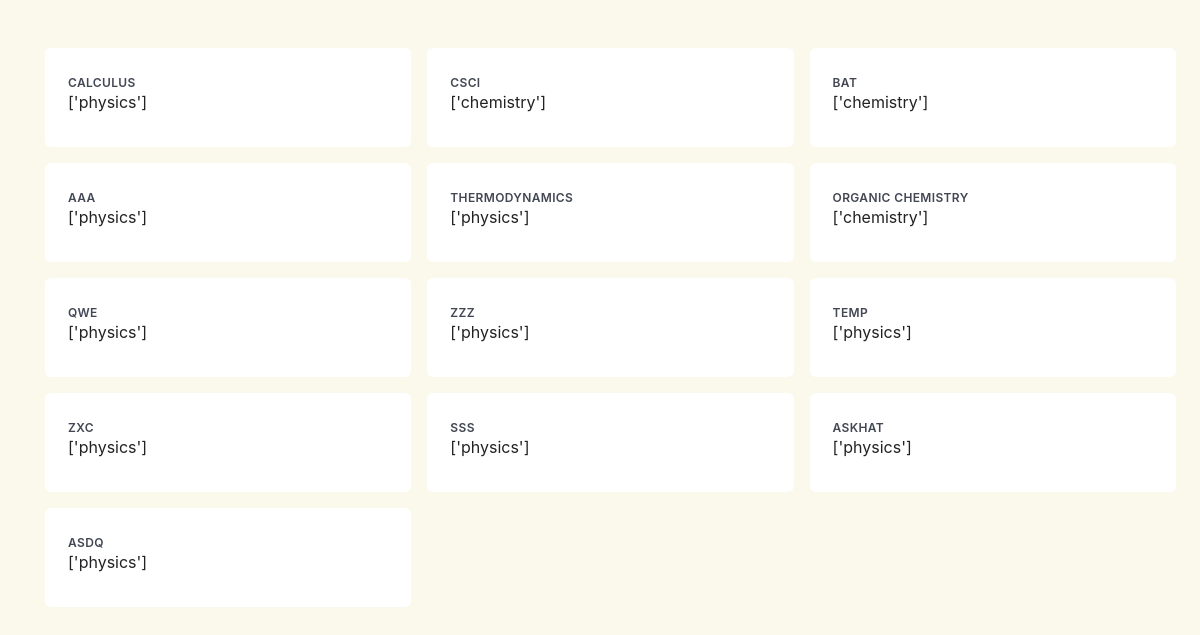
Page /courses/ on the committed database.
### main/models.py (models this page shows, shortened)
class Course(models.Model):
    name = models.CharField(max_length=100, primary_key=True)
    course_type = models.CharField(max_length=100)
    creator_email = models.CharField(max_length=100)

### main/views.py (the view)
# urls.py: path('courses/',views.courses,name="courses"),
def courses(request):
    context = {
        'courses' : Course.objects.all()
    }
    return render(request,'main/courses.html', context)

### main/templates/main/courses.html (shortened to what this page needs)
{% extends "main/base.html" %}
{% load static %}
{% block title %}
    <link rel="stylesheet" type="text/css" href="{% static 'main/homework.css' %}">
{% endblock %}
{% block content %}
<br/>
<br/>
    <div class="wrapper">
        {% for course in courses %}
            <a href="#" class="box">
                <h3 class="topic">
                    {{ course.name }}
                </h3>
                <p class="information">
                    {{ course.course_type }}
                </p>
            </a>
        {% endfor %}
    </div>
{% endblock content %}

### main/static/main/homework.css (style rules this page uses)
body { background-color: #faf9eb; }
.wrapper { display: grid; grid-gap:1em; grid-template-columns: 33% 33% 33%; }
.box { left: 0%; right: 0%; top: 0%; bottom: 0%; background: #FFFFFF; border-radius: 6px; padding-bottom: 15px; }
.topic { padding-bottom: 10px; padding-top: 35px; padding-left: 15px; position: static; height: 15px; left: 0px; top: 0px; font-family: Museo Sans Cyrl 500; font-style: normal; font-weight: 600; font-size: 12px; line-height: 14px; display: flex; align-items: center; letter-spacing: 0.03em; text-transform: uppercase; color: #424754; flex: none; order: 0; align-self: flex-start; margin: 0px 8px; }
.information { padding-left: 15px; position: static; width: 204px; height: 39px; left: 0px; top: 23px; font-family: Museo Sans Cyrl 500; font-style: normal; font-weight: normal; font-size: 16px; line-height: 19px; color: #222224; flex: none; order: 1; align-self: flex-start; margin: 0px 8px; }

### rows in the picture
Course: name "CALCULUS", course_type "['physics']"
Course: name "CSCI", course_type "['chemistry']"
Course: name "BAT", course_type "['chemistry']"
Course: name "AAA", course_type "['physics']"
Course: name "THERMODYNAMICS", course_type "['physics']"
Course: name "ORGANIC CHEMISTRY", course_type "['chemistry']"
Course: name "QWE", course_type "['physics']"
Course: name "ZZZ", course_type "['physics']"
Course: name "TEMP", course_type "['physics']"
Course: name "ZXC", course_type "['physics']"
Course: name "SSS", course_type "['physics']"
Course: name "ASKHAT", course_type "['physics']"
Course: name "ASDQ", course_type "['physics']"
